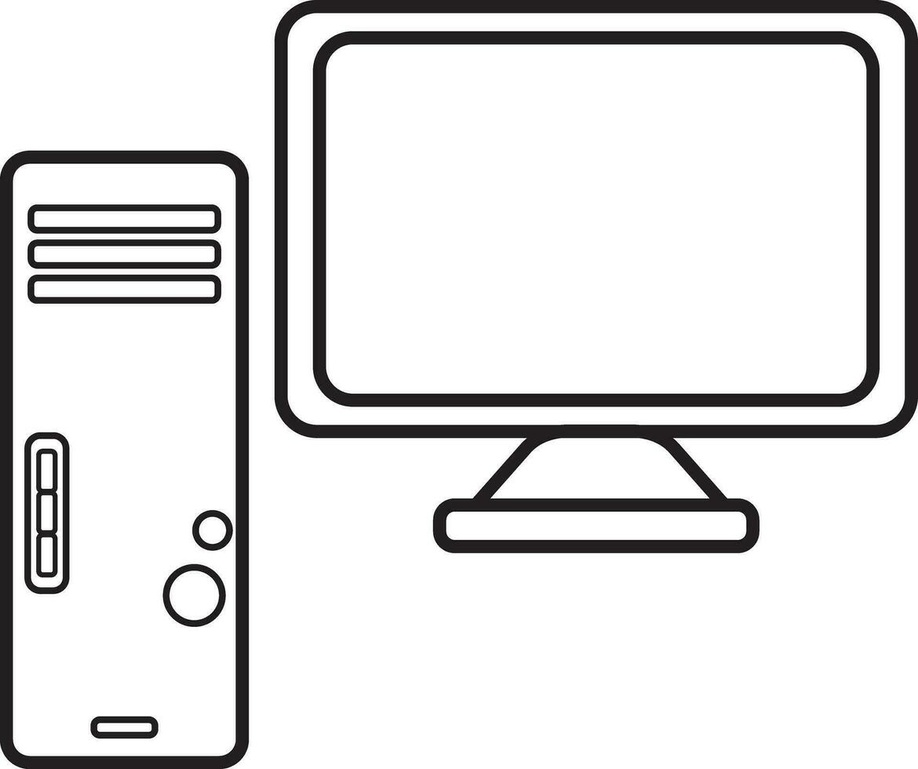
#> input picture example_scripts/computer.jpg, 918 x 769 px, shrunk from 1170 x 980 before the run
$ python 05_edge_detection.py   (older library calls are emulated)
#> lines starting #> are read from the running program, lines starting #| are printed output that depends on the picture
#Example of Sobel Edge Detection using Kernels
#Sobel uses 2 Kernels, one that detects horiziontal edges and one that detects vertical edges
#Then averages those together to do edge detection
import cv2

#Read Image
image = cv2.imread("computer.jpg")
#> image is the input picture: shape (769, 918, 3); mean B, G, R 223.4, 223.3, 223.6

#Convert image to grayscale for edge detection
#Grays work far better as edges are based on lighting differences.
image = cv2.cvtColor(image, cv2.COLOR_BGR2GRAY)
#> image: shape (769, 918)

#Apply the Sobel Kernels to the image
sobelx = cv2.Sobel(image, cv2.CV_64F, 1, 0, ksize=3)  # Horizontal edges
sobely = cv2.Sobel(image, cv2.CV_64F, 0, 1, ksize=3)  # Vertical edges

# Compute gradient magnitude
#Calculated by sqrt(x^2 + y^2)
gradient_magnitude = cv2.magnitude(sobelx, sobely)

# Convert to uint8
#Needed for display
gradient_magnitude = cv2.convertScaleAbs(gradient_magnitude)
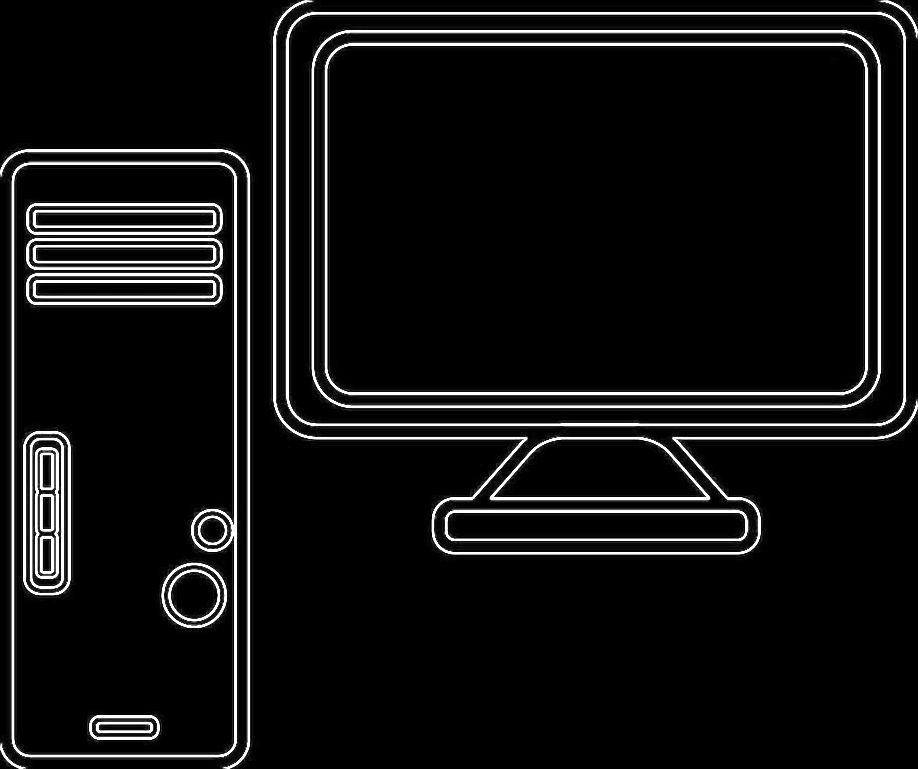
#> gradient_magnitude: shape (769, 918); min 0, max 255, mean 18.1

# Display result
cv2.imwrite("sobelDetection.png", gradient_magnitude)


#Also test against a blurred image that reduces noise
#Box blur with 5x5 kernel
blurred_image = cv2.blur(image, (5,5))

sobelx = cv2.Sobel(blurred_image, cv2.CV_64F, 1, 0, ksize=3)  # Horizontal edges
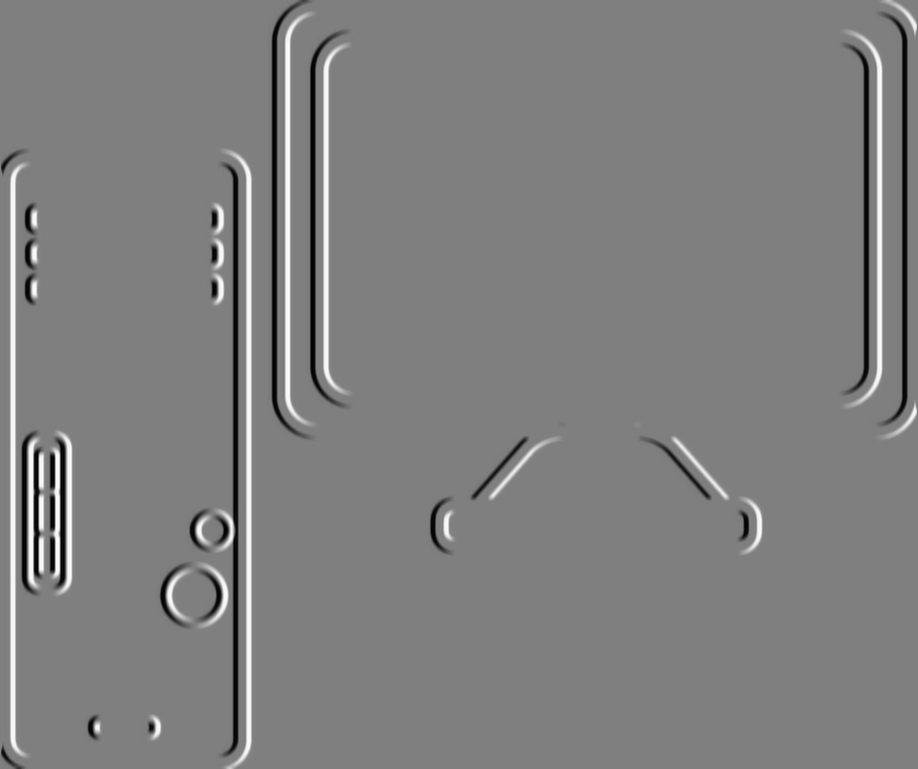
#> sobelx: shape (769, 918) float64; min -370, max 372, mean 0.5; drawn with min black and max white
sobely = cv2.Sobel(blurred_image, cv2.CV_64F, 0, 1, ksize=3)  # Vertical edges
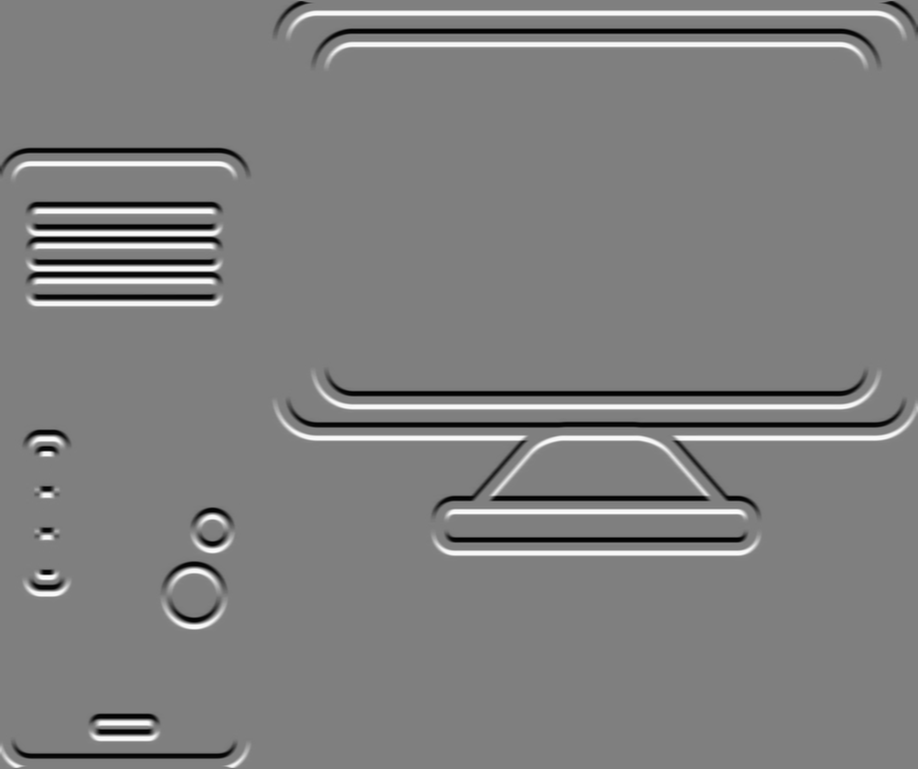
#> sobely: shape (769, 918) float64; min -368, max 368, mean 0.9; drawn with min black and max white

# Compute gradient magnitude
#Calculated by sqrt(x^2 + y^2)
blurred_gradient_magnitude = cv2.magnitude(sobelx, sobely)

# Convert to uint8
#Needed for display
blurred_gradient_magnitude = cv2.convertScaleAbs(blurred_gradient_magnitude)
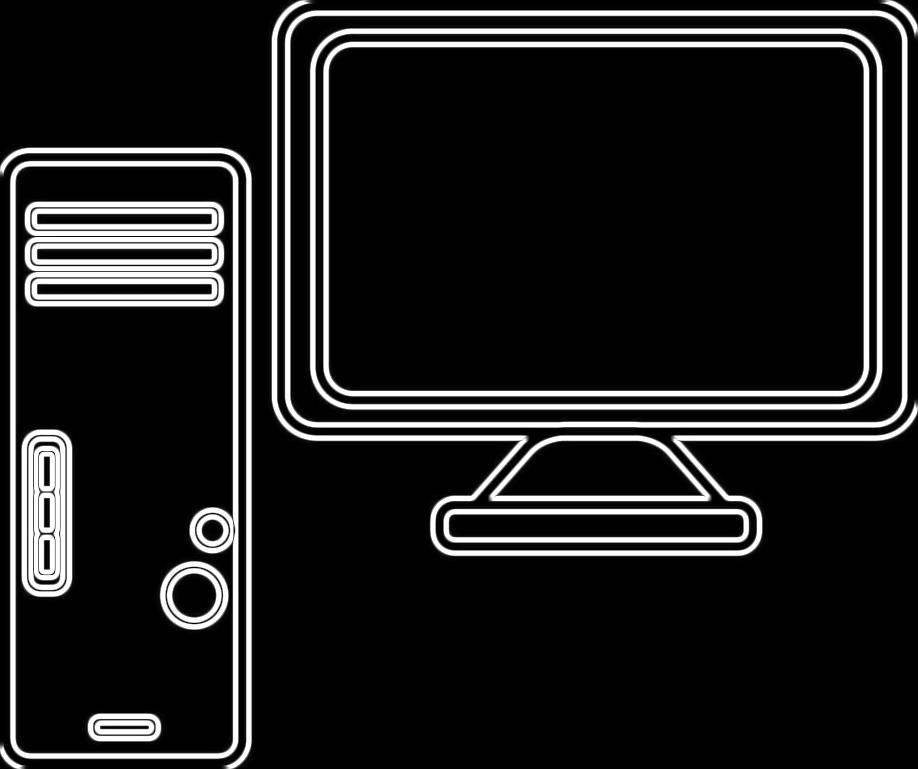
#> blurred_gradient_magnitude: shape (769, 918); min 0, max 255, mean 31.1

cv2.imwrite("blurredSobelDetection.png", blurred_gradient_magnitude)


#Now use Canny algorithm
#To complex to explain here, but Canny is a more robust algorithm with a dedicated Gaussian blur

#Load image in grayscale
image = cv2.imread("cat.jpg", cv2.IMREAD_GRAYSCALE)
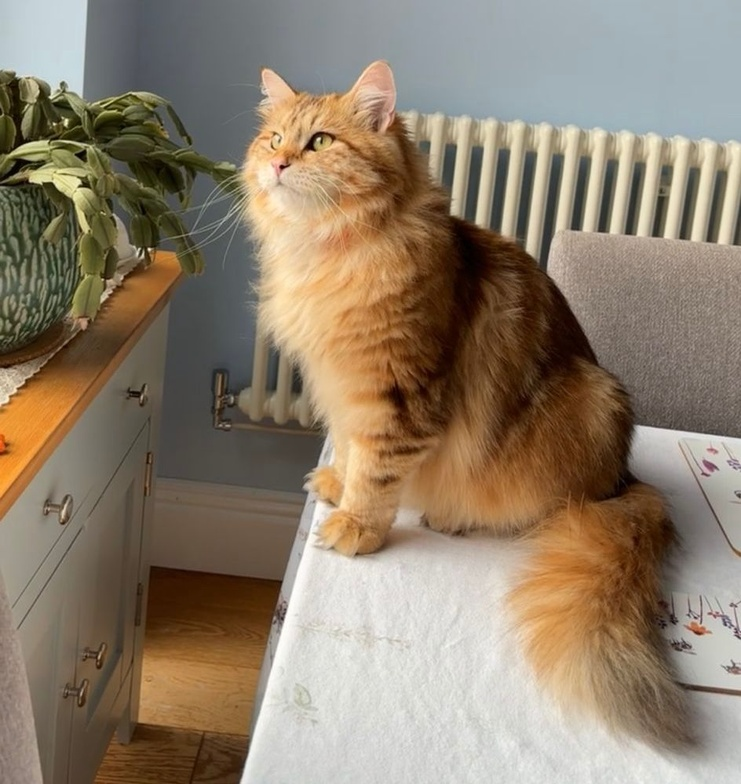
#> input picture example_scripts/cat.jpg, 741 x 784 px, shrunk from 944 x 1000 before the run
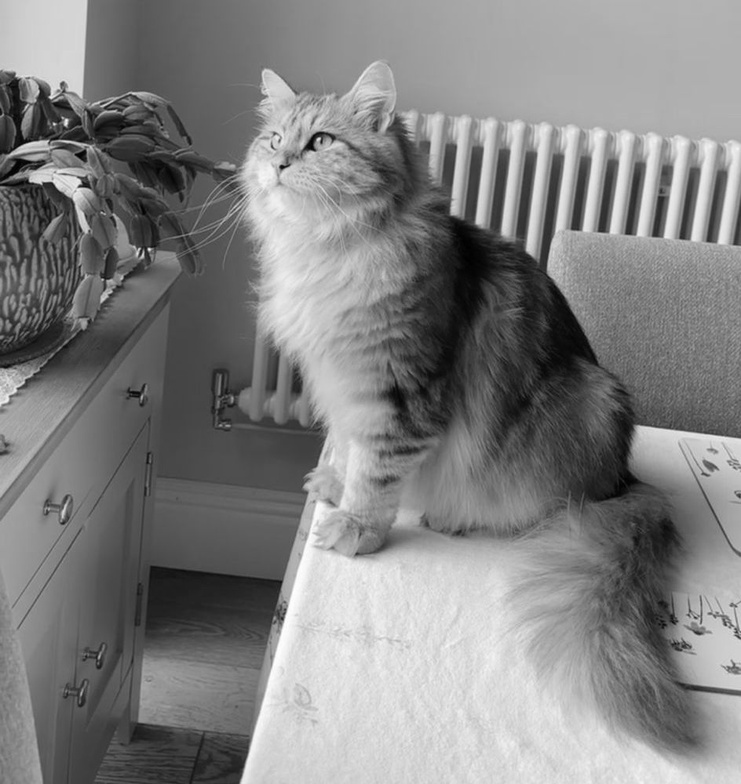
#> image: shape (784, 741); min 0, max 255, mean 129.4

#Apply Gaussian Blur to reduce noise
blur = cv2.GaussianBlur(image, (5, 5), 1.4)

#Apply Canny Edge Detector
edges = cv2.Canny(blur, threshold1=50, threshold2=125)
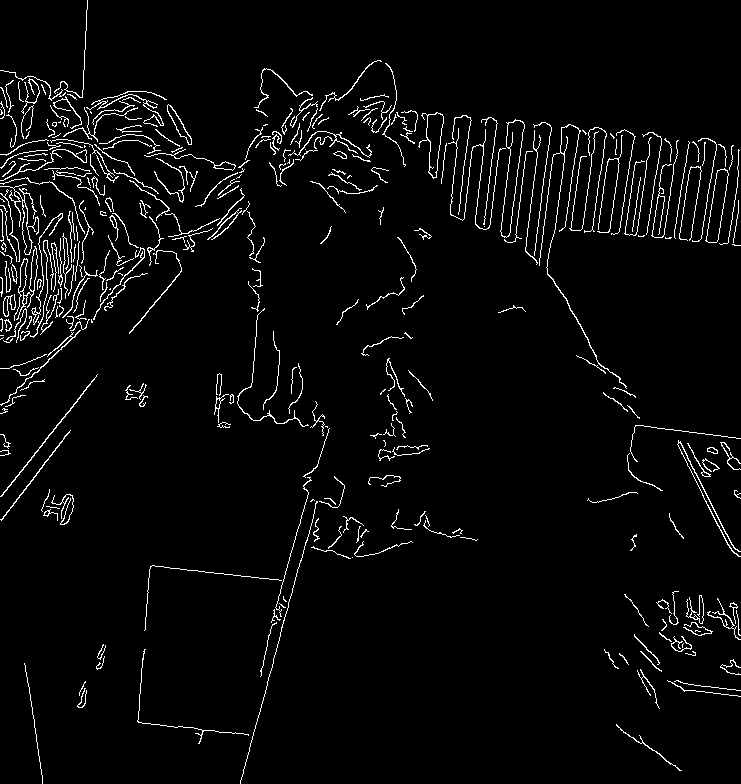
#> edges: shape (784, 741); 3.6% white in thin lines or dots

#Save result
cv2.imwrite("canny.png", edges)
